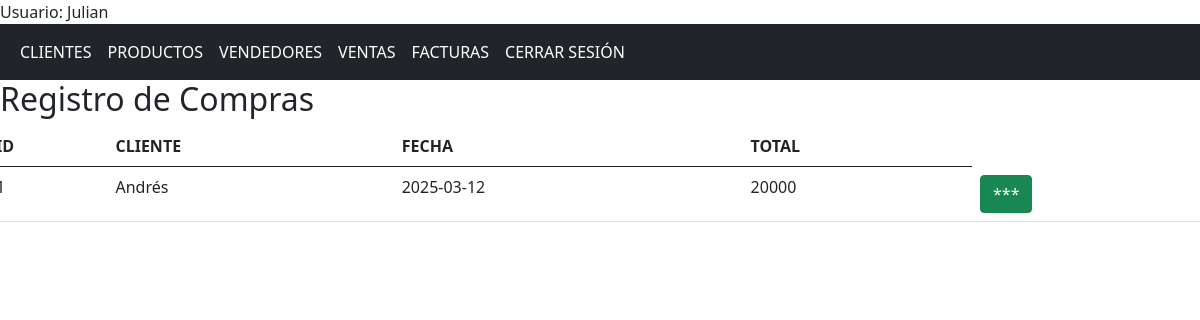
The page /compras (signed in) on the database its author committed.
### app/models/models.py (models this page shows, shortened)
class Usuario(db.Model, UserMixin):
    id = db.Column(db.Integer, primary_key = True)
    nombre = db.Column(db.String(150), nullable = False)
    correo = db.Column(db.String(150), nullable = False, unique = True)
    contrasena = db.Column(db.String(150), nullable = False)

class Compra(db.Model):
    id = db.Column(db.Integer, primary_key = True)
    fecha_venta = db.Column(db.Date, nullable=False, default=func.current_date())
    total = db.Column(db.Integer, nullable = False)
    id_cliente = db.Column(db.Integer, db.ForeignKey('cliente.id'), nullable = False)
    productos = db.relationship('CompraProducto', backref='compra', cascade="all, delete")
    factura = db.relationship('Factura', backref='compra', uselist=False, cascade="all, delete")

class Cliente(db.Model):
    id = db.Column(db.Integer, primary_key = True)
    nombre = db.Column(db.String(150), nullable = False)
    direccion = db.Column(db.String(150), nullable = False)
    telefono = db.Column(db.String(15), nullable = False)
    correo = db.Column(db.String(150), nullable = False, unique = True)
    tipo_cliente = db.Column(db.String(20), nullable = False)
    estado = db.Column(db.String(25), nullable = False)
    compras = db.relationship('Compra', backref = 'cliente', cascade="all, delete")
    facturas = db.relationship('Factura', backref ='cliente', cascade="all, delete")

### app/controllers/nav.py (the view)
@nav.route('/compras')
@login_required
def compras():
    clientes = Cliente.query.all()
    productos = Producto.query.all()
    compras = Compra.query.all()
    return render_template('compras.html', clientes = clientes, productos = productos, compras = compras)

### app/templates/compras.html (shortened to what this page needs)
{% extends "base.html" %}
{% block contenido%}
<h2>Registro de Compras</h2>
<div class="row">
    <table class="table table-hover col">
        <thead>
            <th>ID</th>
            <th>CLIENTE</th>
            <th>FECHA</th>
            <th>TOTAL</th>
        </thead>
        <tbody id="tabla_compras">
            {% for compra in compras %}
            <tr>
                <td>{{ compra.id }}</td>
                <td>{{ compra.cliente.nombre }}</td>
                <td>{{ compra.fecha_venta }}</td>
                <td>{{ compra.total }}</td>
                <td><button type="button" class="btn btn-success botonInfo" valor="{{ compra.id }}">***</button></td>
            </tr>
            {% endfor%}
        </tbody>
    </table>
</div>
{% endblock%}

### app/templates/base.html (shortened to what this page needs)
<!DOCTYPE html>
<html lang="en">
<head>
    <link href="https://cdn.jsdelivr.net/npm/bootstrap@5.0.2/dist/css/bootstrap.min.css" rel="stylesheet">
    <link rel="stylesheet" href="{{ url_for('static', filename='css/styles.css') }}">
</head>
<body>
    {% if current_user.is_authenticated %}
    <div>Usuario: {{ current_user.nombre }}</div>
    {% endif %}
    <nav class="navbar navbar-expand-sm bg-dark navbar-dark">
        <div class="container-fluid">
            <ul class="navbar-nav">
                {% if current_user.is_authenticated %}
                <li class="nav-item">
                    <a class="nav-link active" href="{{url_for('nav.clientes')}}"> CLIENTES</a>
                </li>
                <li class="nav-item">
                    <a class="nav-link active" href="{{url_for('nav.productos')}}">PRODUCTOS</a>
                </li>
                <li class="nav-item">
                    <a class="nav-link active" href="{{url_for('nav.vendedores')}}">VENDEDORES</a>
                </li>
                <li class="nav-item">
                    <a class="nav-link active" href="{{url_for('nav.compras')}}">VENTAS</a>
                </li>
                <li class="nav-item">
                    <a class="nav-link active" href="{{url_for('nav.facturas')}}">FACTURAS</a>
                </li>
                <li class="nav-item">
                    <a class="nav-link active" href="{{url_for('aut.logout')}}">CERRAR SESIÓN</a>
                </li>
                {% endif %}
            </ul>
        </div>
    </nav>
    {%block contenido%}{%endblock%}
</body>
</html>

### rows shown on the page
Usuario: nombre "Julian"
Compra: cliente.nombre "Andrés", fecha_venta "2025-03-12", total "20000"
